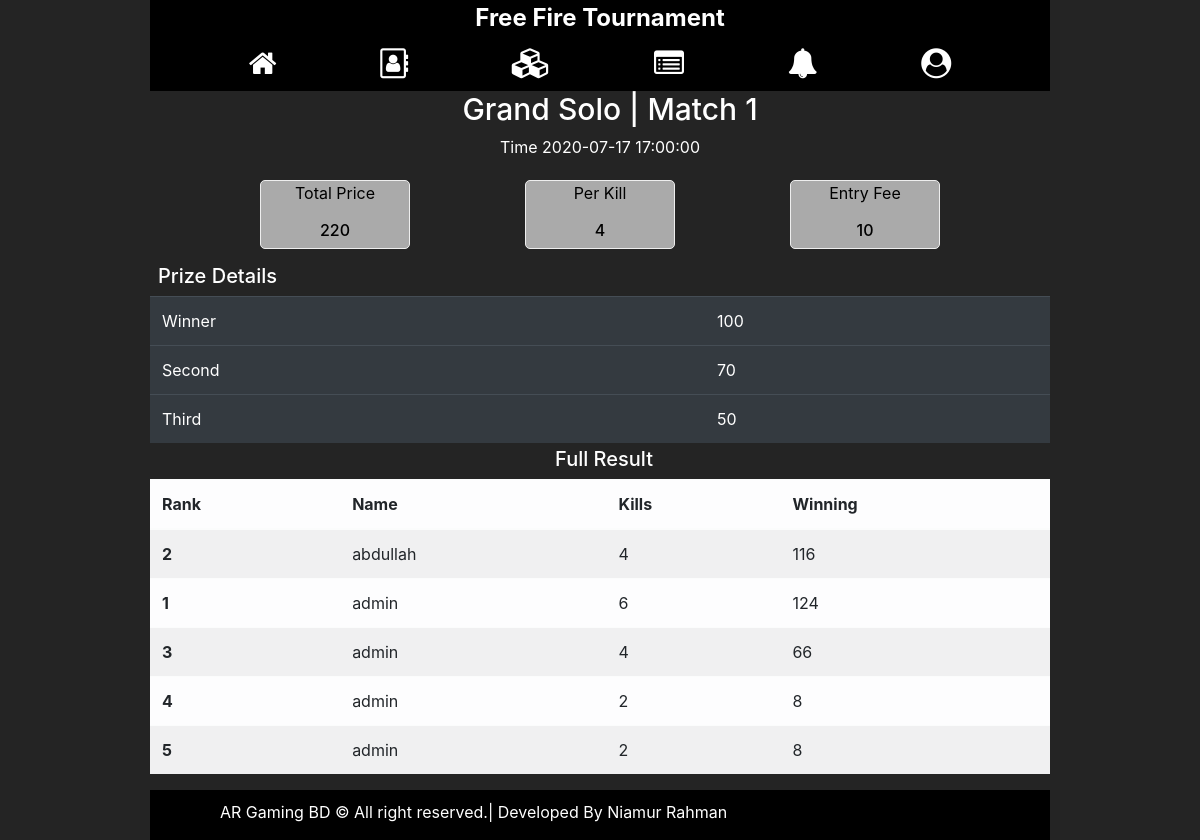
/view_result.php?id=1 (signed in), run on the app's committed database.
### tables this page shows
CREATE TABLE `matches` (
  `id` int(11) NOT NULL,
  `name` varchar(255) NOT NULL,
  `time` datetime NOT NULL,
  `type` int(11) NOT NULL,
  `prize` int(11) NOT NULL,
  `pkill` int(11) NOT NULL,
  `map` varchar(255) NOT NULL,
  `participant` int(11) NOT NULL,
  `entry` int(11) NOT NULL,
  `mtype` int(11) NOT NULL,
  `prize1` int(11) NOT NULL,
  `prize2` int(11) NOT NULL,
  `prize3` int(11) NOT NULL,
  `rules` text NOT NULL,
  `status` int(11) NOT NULL,
  `details` varchar(255) NOT NULL
);

CREATE TABLE `participants` (
  `id` int(11) NOT NULL,
  `match_id` int(11) NOT NULL,
  `player_id` varchar(255) NOT NULL,
  `rank` int(11) NOT NULL,
  `kills` int(11) NOT NULL,
  `win` int(11) NOT NULL,
  `team` varchar(255) NOT NULL,
  `stat` int(11) NOT NULL DEFAULT 0
);

### view_result.php (the view, shortened to what this page needs)
<?php
include('header.php');
$id = $_GET['id'];
$query = "SELECT * FROM matches WHERE id = $id";
$result = mysqli_query($conn, $query);
$matchs = mysqli_fetch_all($result, MYSQLI_ASSOC);
foreach($matchs as $match){
?>
<h2 class="text-center"><?php echo $match['name']; ?></h2>
<p class="text-center">Time <?php echo $match['time']; ?></p>
  <div class="board-body">
    <div class="point">
      <p>Total Price</p>
      <h6><?php echo $match['prize']; ?></h6>
    </div>
    <div class="point">
      <p>Per Kill</p>
      <h6><?php echo $match['pkill']; ?></h6>
    </div>
    <div class="point">
      <p>Entry Fee</p>
      <h6><?php echo $match['entry']; ?></h6>
    </div>
  </div>
  <div class="prizee">
<h5 class="ml-2">Prize Details</h5>
<table class="table table-dark my-1">
  <tbody>
    <tr>
      <td>Winner</td>
      <td><?php echo $match['prize1']; ?></td>
    </tr>
    <?php if($match['prize2'] != 0){ ?>
    <tr>
      <td>Second</td>
      <td><?php echo $match['prize2']; ?></td>
    </tr>
    <tr>
      <td>Third</td>
      <td><?php echo $match['prize3']; ?></td>
    </tr>
    <?php } ?>
  </tbody>
</table>
</div>
<div class="prizee">
  <?php $mtype = $match['mtype']; if($mtype == 1){ ?>
<h5 class="ml-2 text-center">Full Result</h5>
<table class="table table-striped table-light">
  <thead>
    <tr>
      <th scope="col">Rank</th>
      <th scope="col">Name</th>
      <th scope="col">Kills</th>
      <th scope="col">Winning</th>
    </tr>
  </thead>
  <tbody>
  <?php
  $query = "SELECT * FROM participants WHERE match_id = $id AND stat = 1";
  $result = mysqli_query($conn, $query);
  $players = mysqli_fetch_all($result, MYSQLI_ASSOC);
  foreach($players as $player){
?>
    <tr>
      <th scope="row"><?php echo $player['rank']; ?></th>
      <td><?php echo $player['player_id']; ?></td>
      <td><?php echo $player['kills']; ?></td>
      <td><?php echo $player['win']; ?></td>
    </tr>
    <?php } ?>
  </tbody>
</table>
<?php } } ?>
<?php
include('footer.php');
?>

### header.php (shortened to what this page needs)
<!doctype html>
<html lang="en">
  <head>
    <link rel="stylesheet" href="https://stackpath.bootstrapcdn.com/bootstrap/4.5.0/css/bootstrap.min.css">
    <link rel="stylesheet" href="https://cdnjs.cloudflare.com/ajax/libs/font-awesome/4.7.0/css/font-awesome.min.css">
    <link rel="stylesheet" href="style.css">
  </head>
  <body>
    <div class="custom">
      <header>
        <div class="primary-header">
          <a href="#" class="title my-1">Free Fire Tournament</a>
        </div>
        <div class="secondery-header">
          <div class="menu">
            <a href="main.php" class="<?php if(basename($_SERVER['PHP_SELF']) == 'main.php'){echo 'active';} ?>"><i class="fa fa-home" aria-hidden="true"></i></a>
            <a href="about.php" class="<?php if(basename($_SERVER['PHP_SELF']) == 'about.php'){echo 'active';} ?>"><i class="fa fa-address-book-o" aria-hidden="true"></i></a>
            <a href="current.php" class="<?php if(basename($_SERVER['PHP_SELF']) == 'current.php'){echo 'active';} ?>"><i class="fa fa-cubes" aria-hidden="true"></i></a>
            <a href="result.php" class="<?php if(basename($_SERVER['PHP_SELF']) == 'result.php'){echo 'active';} ?>"><i class="fa fa-list-alt" aria-hidden="true"></i></a>
            <a href="notice.php" class="<?php if(basename($_SERVER['PHP_SELF']) == 'notice.php'){echo 'active';} ?>"><i class="fa fa-bell" aria-hidden="true"></i></a>
            <a href="account.php" class="<?php if(basename($_SERVER['PHP_SELF']) == 'account.php'){echo 'active';} ?>"><i class="fa fa-user-circle" aria-hidden="true"></i></a>
          </div>
        </div>
      </header>

### footer.php (shortened to what this page needs)
      <footer>
        <p>AR Gaming BD &copy; All right reserved.| Developed By Niamur Rahman</p>
</footer>
</div>
  </body>
</html>

### style.css (style rules this page uses)
body { background-color: #242424; color: #fff; }
.custom { width: 900px; margin: 0 auto; }
header { background-color: rgb(0, 0, 0); text-align: center; }
.title { color: #fff; font-size: 24px; font-weight: bold; margin: 10px 0; }
.menu { display: flex; justify-content: space-evenly; }
.menu a { color: #fff; font-weight: bold; margin: 5px; font-size: 30px; }
h2 { font-size: 30px; margin-left: 20px; }
footer { background-color: rgb(0, 0, 0); color: #fff; height: 50px; padding: 10px 70px; }
.board-body { display: flex; justify-content: space-evenly; margin: 10px 0; flex-wrap: wrap; }
.point { border: 1px solid #eee; border-radius: 5px; width: 150px; margin: 5px; text-align: center; background-color: #aaa; color: #000; }
.prizee { color: #fff; }

### data on the page
matches: name "Grand Solo | Match 1", time "2020-07-17 17:00:00", prize "220", pkill "4", entry "10", prize1 "100", prize2 "70", prize3 "50"
participants: rank "2", player "abdullah", kills "4", win "116"
participants: rank "1", player "admin", kills "6", win "124"
participants: rank "3", player "admin", kills "4", win "66"
participants: rank "4", player "admin", kills "2", win "8"
participants: rank "5", player "admin", kills "2", win "8"
